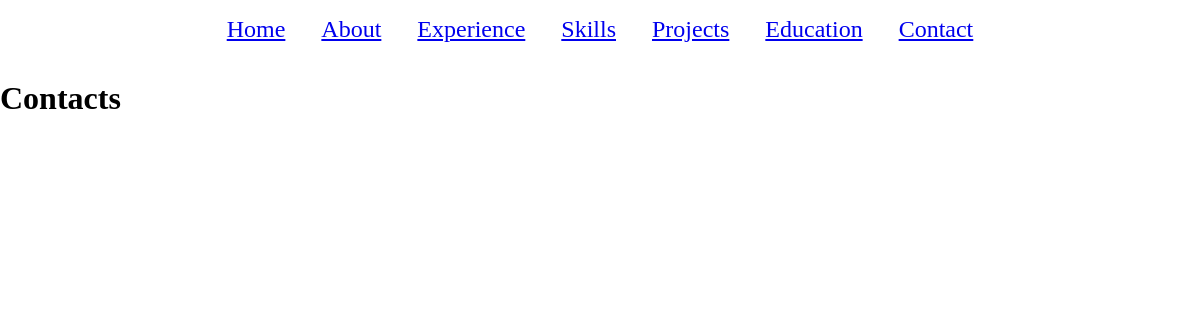
The app's page /contacts/, older data.
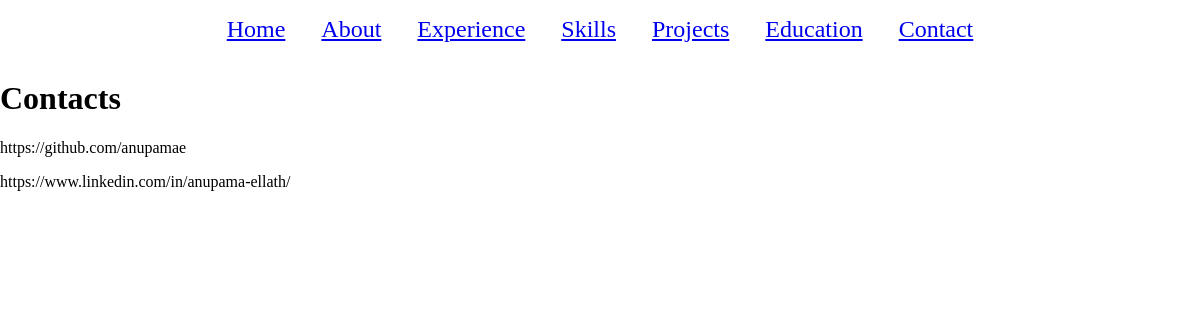
The same page, newer data.
### app_portfolio/models.py (models this page shows, shortened)
class Contacts(models.Model):
    contact_links = models.URLField(blank=True)

### app_portfolio/views.py (the view)
# urls.py: path('contacts/', contacts, name='contacts')
def contacts(request):
    contacts_data = Contacts.objects.all()
    context = {
        "contacts_data": contacts_data
    }
    return render(request, 'app_portfolio/contacts.html', context)

### templates/app_portfolio/contacts.html
{% extends 'app_portfolio/base.html' %}
{% load static %}
{% block content %}
<h1 class="education_heading">Contacts</h1>
{% for contact in contacts_data %}
<div>
  <p>{{ contact.contact_links }}</p>
</div>
{% endfor %}
{% endblock %}

Row changes from the older to the newer data that the page shows:
added Contacts: contact_links "https://github.com/anupamae"
added Contacts: contact_links "https://www.linkedin.com/in/anupama-ellath/"
